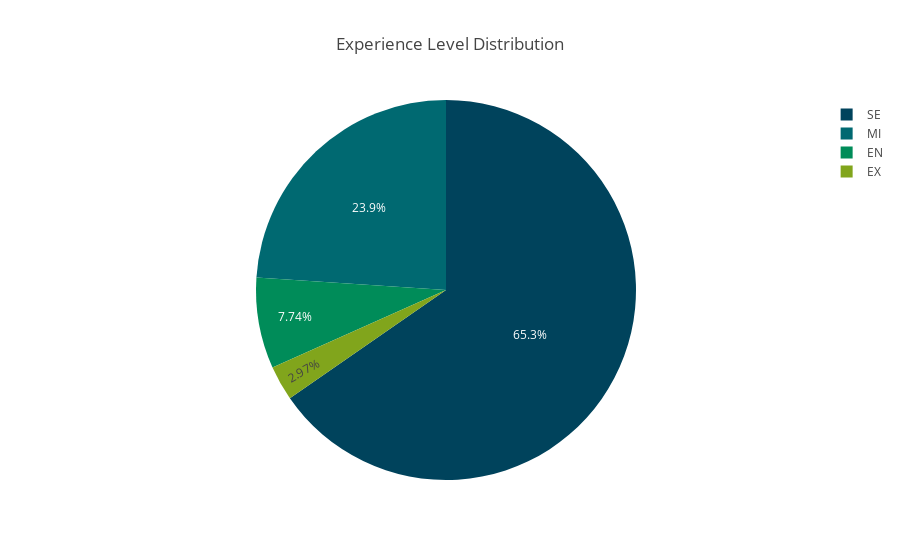

Notebook cell for this chart:
### Code cell
# Experience Level Total Count

exp_level = job_salaries['experience_level'].value_counts()
fig = px.pie(exp_level, values=exp_level.values, names=exp_level.index,
             title='Experience Level Distribution',color_discrete_sequence=['#00435c','#006971','#008c59','#81a51c','#ffa600'])

# Show the plot
fig.show()

### Figure 1 — Plotly figure (JSON) as saved in the notebook; plotly's stock layout.template omitted (floating-point values rounded to 4 significant figures)
{"data": [{"domain": {"x": [0, 1], "y": [0, 1]}, "hovertemplate": "index=%{label}<br>value=%{value}<extra></extra>", "labels": ["SE", "MI", "EN", "EX"], "legendgroup": "", "name": "", "showlegend": true, "type": "pie", "values": [9696, 3553, 1148, 441]}], "layout": {"legend": {"tracegroupgap": 0}, "piecolorway": ["#00435c", "#006971", "#008c59", "#81a51c", "#ffa600"], "title": {"text": "Experience Level Distribution"}}}
